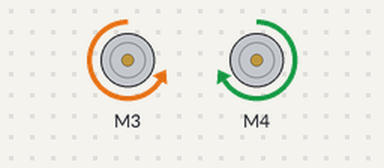
The sketch below on a simulated Arduino Uno, built with avr-gcc and run on an emulated ATmega328P. On the bench: 2 × DC motor (green arrow = forward, orange = backward, longer = faster).

Above: at 0.1 s.
Timing chart, 0 to 1.6 s (numbered marks = the images above):
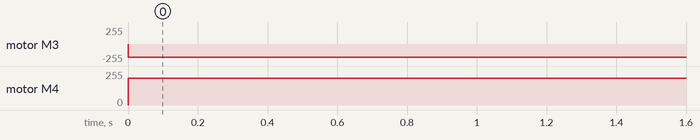

Measured:
- by itself, motor M3: stopped → backward 200/255 at 0.00 s
- by itself, motor M4: stopped → forward 200/255 at 0.00 s

The sketch:

MotorTest.ino
```cpp
#include <AFMotor.h>
#include <SoftwareSerial.h>

// Define constants
#define LCDTxPin        13  // LCD connected to this pin (14 is analog 0)
#define DummyRxPin      4   // Not used by LCD Board, can be any unused pin
#define SPEED           200 // Set speed to be used for motors

AF_DCMotor Left_Motor(3, MOTOR34_1KHZ); // Set up left motor on port 4, 1KHz pwm
AF_DCMotor Right_Motor(4, MOTOR34_1KHZ); // Set up right motor on port 3, 1KHz pwm

void setup()
{
  Left_Motor.setSpeed(SPEED);
  Right_Motor.setSpeed(SPEED);
}

void loop()
{
  DriveForward();
}

void DriveForward()
{
  Left_Motor.run(BACKWARD);
  Right_Motor.run(FORWARD);
}
```
